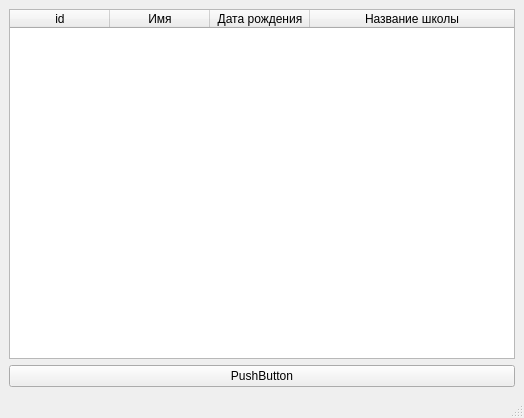
<?xml version="1.0" encoding="UTF-8"?>
<ui version="4.0">
 <class>MainWindow</class>
 <widget class="QMainWindow" name="MainWindow">
  <property name="geometry">
   <rect>
    <x>0</x>
    <y>0</y>
    <width>524</width>
    <height>418</height>
   </rect>
  </property>
  <property name="windowTitle">
   <string>MainWindow</string>
  </property>
  <widget class="QWidget" name="centralwidget">
   <layout class="QVBoxLayout" name="verticalLayout">
    <item>
     <widget class="QTableWidget" name="tableWidget">
      <attribute name="horizontalHeaderStretchLastSection">
       <bool>true</bool>
      </attribute>
      <attribute name="verticalHeaderVisible">
       <bool>false</bool>
      </attribute>
      <attribute name="verticalHeaderStretchLastSection">
       <bool>false</bool>
      </attribute>
      <column>
       <property name="text">
        <string>id</string>
       </property>
      </column>
      <column>
       <property name="text">
        <string>Имя</string>
       </property>
      </column>
      <column>
       <property name="text">
        <string>Дата рождения</string>
       </property>
      </column>
      <column>
       <property name="text">
        <string>Название школы</string>
       </property>
      </column>
     </widget>
    </item>
    <item>
     <widget class="QPushButton" name="pushButton">
      <property name="text">
       <string>PushButton</string>
      </property>
     </widget>
    </item>
   </layout>
  </widget>
  <widget class="QMenuBar" name="menubar">
   <property name="geometry">
    <rect>
     <x>0</x>
     <y>0</y>
     <width>524</width>
     <height>21</height>
    </rect>
   </property>
  </widget>
  <widget class="QStatusBar" name="statusbar"/>
 </widget>
 <resources/>
 <connections/>
</ui>
